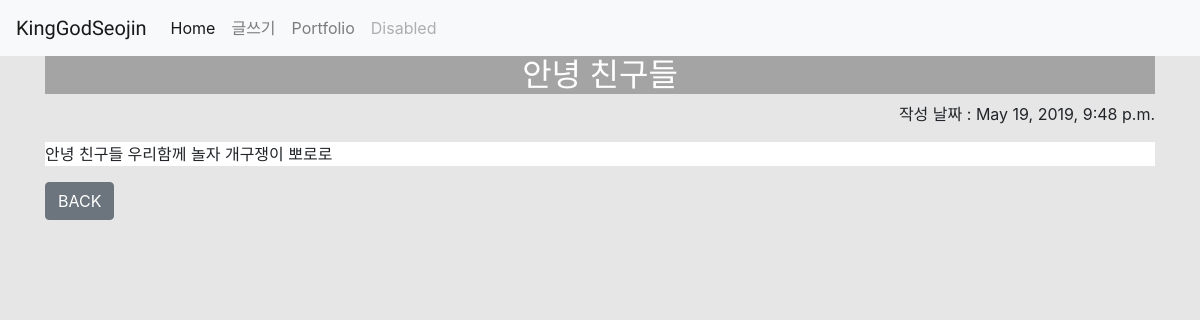
The app's page /blog/4 with its own data.
### blog/models.py (models this page shows, shortened)
class Blog(models.Model):
    title=models.CharField(max_length=200)
    pub_date=models.DateTimeField('date published')
    body=models.TextField()

### blog/views.py (the view)
# urls.py: path('blog/<int:blog_id>', blog.views.detail, name='detail'),
def detail(request, blog_id):
    blog_detail = get_object_or_404(Blog, pk = blog_id)
    return render(request, 'detail.html', {'blog':blog_detail})

### blog/templates/detail.html (shortened to what this page needs)
<head>
    <link rel="stylesheet" href="https://stackpath.bootstrapcdn.com/bootstrap/4.3.1/css/bootstrap.min.css">
    <nav class="navbar navbar-expand-lg navbar-light bg-light">
    <a class="navbar-brand" href="{% url 'home'%}"  style="font-family: 'Oxygen', sans-serif">KingGodSeojin</a>
    <div class="collapse navbar-collapse" id="navbarNav">
        <ul class="navbar-nav">
        <li class="nav-item active">
            <a class="nav-link" href="{% url 'home'%}">Home <span class="sr-only">(current)</span></a>
        </li>
        <li class="nav-item">
            <a class="nav-link" href="{% url 'new' %}">글쓰기</a>
        </li>
        <li class="nav-item">
            <a class="nav-link" href="{% url 'portfolio'%}">Portfolio</a>
        </li>
        <li class="nav-item">
            <a class="nav-link disabled" href="#" tabindex="-1" aria-disabled="true">Disabled</a>
        </li>
        </ul>
    </div>
    </nav>
</head>
<body style="background-color:#E6E6E6">
<div class="container">
<center><h2 style="background-color:#A4A4A4 ; color:#FFFFFF">{{blog.title}}</h2></center>
<p style="text-align:right">작성 날짜 : {{blog.pub_date}}</p>
<p style="background-color:white">{{blog.body}}</p>
<a href="{% url 'home' %}" class="btn btn-secondary">BACK</a>
</div>
</body>

### records on screen
Blog: title "안녕 친구들", pub_date "May 19, 2019, 9:48 p.m.", body "안녕 친구들 우리함께 놀자 개구쟁이 뽀로로"
